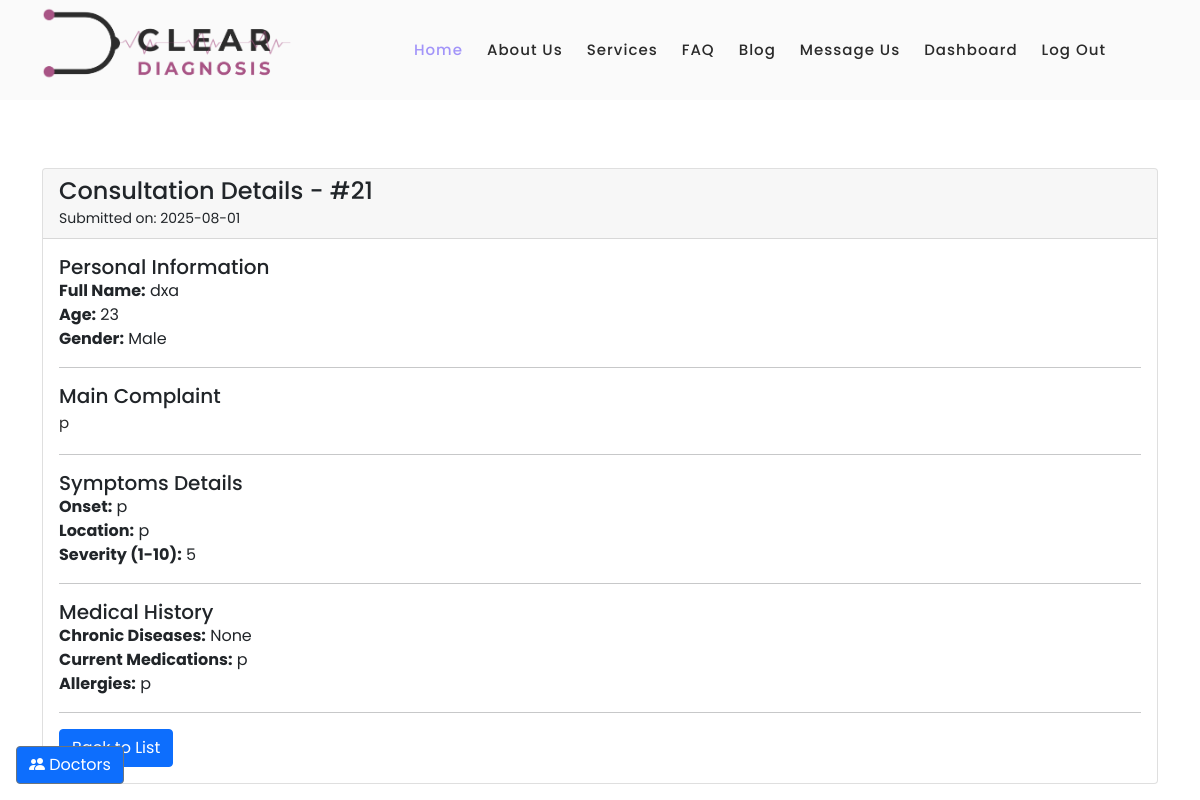
Page /consultation_details/21 (signed in) on the committed database.
### models.py (models this page shows, shortened)
class Consultation(db.Model):
    __tablename__ = 'consultations'
    id = db.Column(db.Integer, primary_key=True)
    user_id = db.Column(db.Integer, db.ForeignKey('users.id'), nullable=False)
    doctor_id = db.Column(db.Integer, db.ForeignKey('doctors.id'), nullable=True)
    timestamp = db.Column(db.DateTime, index=True, default=datetime.utcnow)
    full_name = db.Column(db.String(150), nullable=False)
    age = db.Column(db.Integer, nullable=False)
    gender = db.Column(db.String(50))
    main_complaint = db.Column(db.Text, nullable=False)
    onset = db.Column(db.Text)
    location = db.Column(db.Text)
    character = db.Column(db.Text)
    duration = db.Column(db.Text)
    aggravating_factors = db.Column(db.Text)
    alleviating_factors = db.Column(db.Text)
    related_symptoms = db.Column(db.Text)
    severity = db.Column(db.Integer)
    chronic_diseases = db.Column(db.Text)
    current_medications = db.Column(db.Text)
    allergies = db.Column(db.Text)
    previous_surgeries = db.Column(db.Text)
    smoking_status = db.Column(db.String(100))
    user = db.relationship('User', backref=db.backref('consultations', lazy=True))
    doctor = db.relationship('Doctor', backref=db.backref('consultations', lazy=True))

### app.py (the view)
@app.route('/consultation_details/<int:consultation_id>')
@login_required
def consultation_details(consultation_id):
    doctors = db.session.query(User).join(Doctor).filter(User.role == 'doctor').all()
    consultation = Consultation.query.get_or_404(consultation_id)
    if consultation.user_id != current_user.id:
        from flask import abort
        abort(403) # Forbidden
    return render_template('consultation_details.html', consultation=consultation, doctors=doctors)

### app.py (called while the page is built)
@login_manager.user_loader
def load_user(user_id):
    return UserLogin.query.get(int(user_id))

@app.before_request
def create_tables():
    db.create_all()

@app.before_request
def update_last_seen():
    if current_user.is_authenticated:
        current_user.last_login = datetime.utcnow()
        db.session.commit()

### templates/consultation_details.html (shortened to what this page needs)
{% extends "base.html" %}
{% block content %}
<div class="container mt-5">
    <div class="card">
        <div class="card-header">
            <h4>Consultation Details - #{{ consultation.id }}</h4>
            <small>Submitted on: {{ consultation.timestamp.strftime('%Y-%m-%d') }}</small>
        </div>
        <div class="card-body">
            <h5>Personal Information</h5>
            <ul>
                <li><strong>Full Name:</strong> {{ consultation.full_name }}</li>
                <li><strong>Age:</strong> {{ consultation.age }}</li>
                <li><strong>Gender:</strong> {{ consultation.gender }}</li>
            </ul>
            <hr>
            <h5>Main Complaint</h5>
            <p>{{ consultation.main_complaint }}</p>
            <hr>
            <h5>Symptoms Details</h5>
            <ul>
                <li><strong>Onset:</strong> {{ consultation.onset }}</li>
                <li><strong>Location:</strong> {{ consultation.location }}</li>
                <li><strong>Severity (1-10):</strong> {{ consultation.severity }}</li>
            </ul>
            <hr>
            <h5>Medical History</h5>
            <ul>
                <li><strong>Chronic Diseases:</strong> {{ consultation.chronic_diseases }}</li>
                <li><strong>Current Medications:</strong> {{ consultation.current_medications }}</li>
                <li><strong>Allergies:</strong> {{ consultation.allergies }}</li>
            </ul>
            <hr>
            <a href="{{ url_for('my_consultations') }}" class="btn btn-primary">Back to List</a>
        </div>
    </div>
</div>
{% endblock %}

### static/css/templatemo-space-dynamic.css (style rules this page uses)
html, body, div, span, applet, object, iframe, h1, h2, h3, h4, h5, h6, p, blockquote, div pre, a, abbr, acronym, address, big, cite, code, del, dfn, em, font, img, ins, kbd, q, s, samp, small, strike, strong, sub, sup, tt, var, b, u, i, center, dl, dt, dd, ol, ul, li, figure, header, nav, section, article, aside, footer, figcaption { margin: 0; padding: 0; border: 0; outline: 0; }
ul, li { padding: 0; margin: 0; list-style: none; }
* { box-sizing: border-box; }
html, body { font-family: 'Poppins', sans-serif; font-weight: 400; background-color: #fff; -ms-text-size-adjust: 100%; -webkit-font-smoothing: antialiased; -moz-osx-font-smoothing: grayscale; }
a { text-decoration: none !important; }
h1, h2, h3, h4, h5, h6 { margin-top: 0px; margin-bottom: 0px; }
ul { margin-bottom: 0px; }
p { font-size: 15px; line-height: 30px; color: #2a2a2a; }
html, body { background: #fff; font-family: 'Poppins', sans-serif; }

### rows in the picture
Consultation: id "21", timestamp "2025-08-01", full_name "dxa", age "23", gender "Male", main_complaint "p", onset "p", location "p", severity "5", chronic_diseases "None", current_medications "p", allergies "p"
